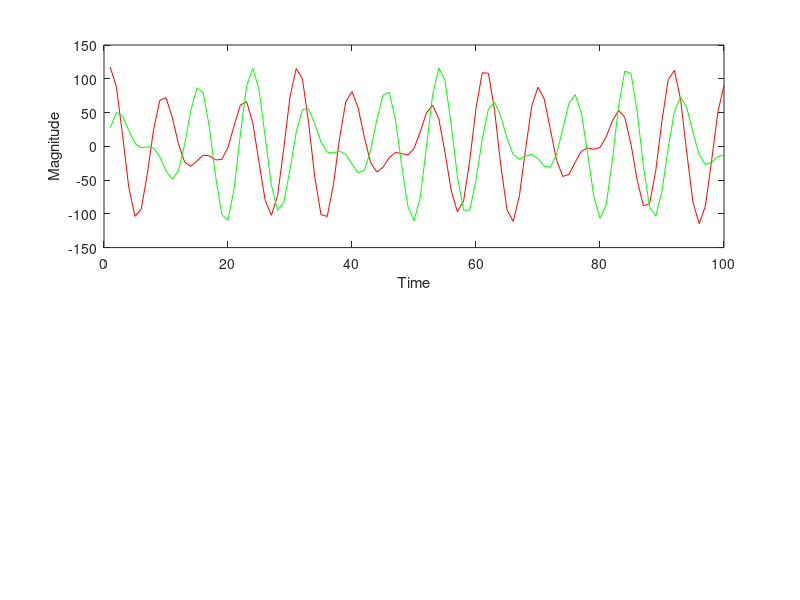
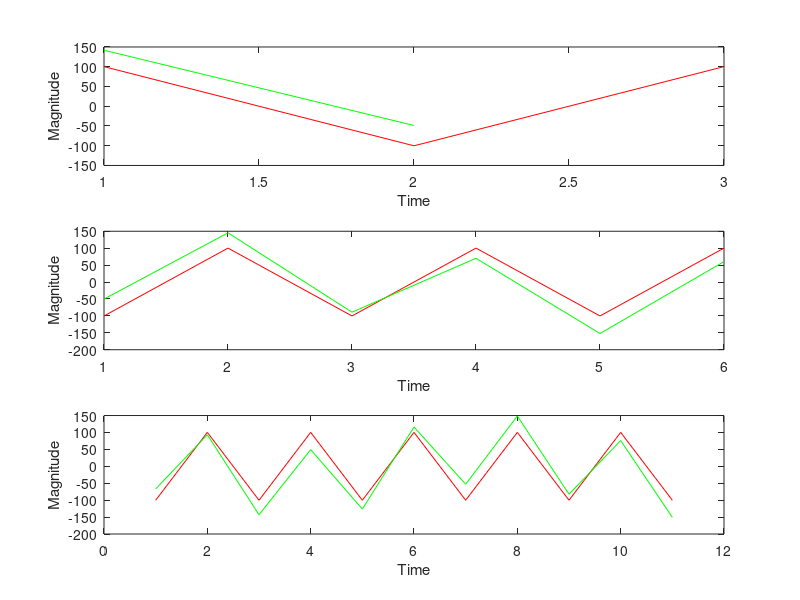

Write MATLAB code to recreate these figures, in order.
%fun_phase.m file
clear all;
close all;

Fs=8000; %sample frequency
mag1=65.11; %mag for sig1
freq1=796.7; %frequency for sig1
mag2=52.24; %mag for sig2
freq2=1055; %frequency for sig2
time = 0:1/Fs:1; % time for signals 
delay=pi/Fs; %delay for sig2

sig1= mag1*cos(2*pi*freq1*time) + mag2*cos(2*pi*freq2*time);
soundsc(sig1,Fs)
pause(1)
sig2= mag1*cos(2*pi*freq1*(time-delay)) + mag2*cos(2*pi*freq2*(time ));
soundsc(sig2,Fs)

%Plotting periods of sig1 and sig2
figure(1)
subplot(2,1,1)
plot(sig1(1:100),'r')
xlabel('Time')
ylabel('Magnitude')
hold on;
plot(sig2(1:100),'g')

mag3=100.24;%mag for sig3 and sig4
freq3=4000; %freq for sig3 and sig4
delay2=pi/(4*Fs); % the delay for sig4

%2 new signals 
sig3= mag3*cos(2*pi*freq3*(time));
sig4= mag3*cos(2*pi*freq3*(time)) + mag2*cos(2*pi*freq2*(time-delay2 ));

%the sound of the signals being played.
soundsc(sig3,Fs)
soundsc(sig4,Fs)

%Plotting 3 different periods of sig3 and sig4
figure(2)
subplot(3,1,1)
plot(sig3(1:3),'r')
xlabel('Time')
ylabel('Magnitude')
hold on;
plot(sig4(1:2),'g')

figure(2)
subplot(3,1,2)
plot(sig3(100:105),'r')
xlabel('Time')
ylabel('Magnitude')
hold on;
plot(sig4(100:105),'g')

figure(2)
subplot(3,1,3)
plot(sig3(200:210),'r')
xlabel('Time')
ylabel('Magnitude')
hold on;
plot(sig4(200:210),'g')